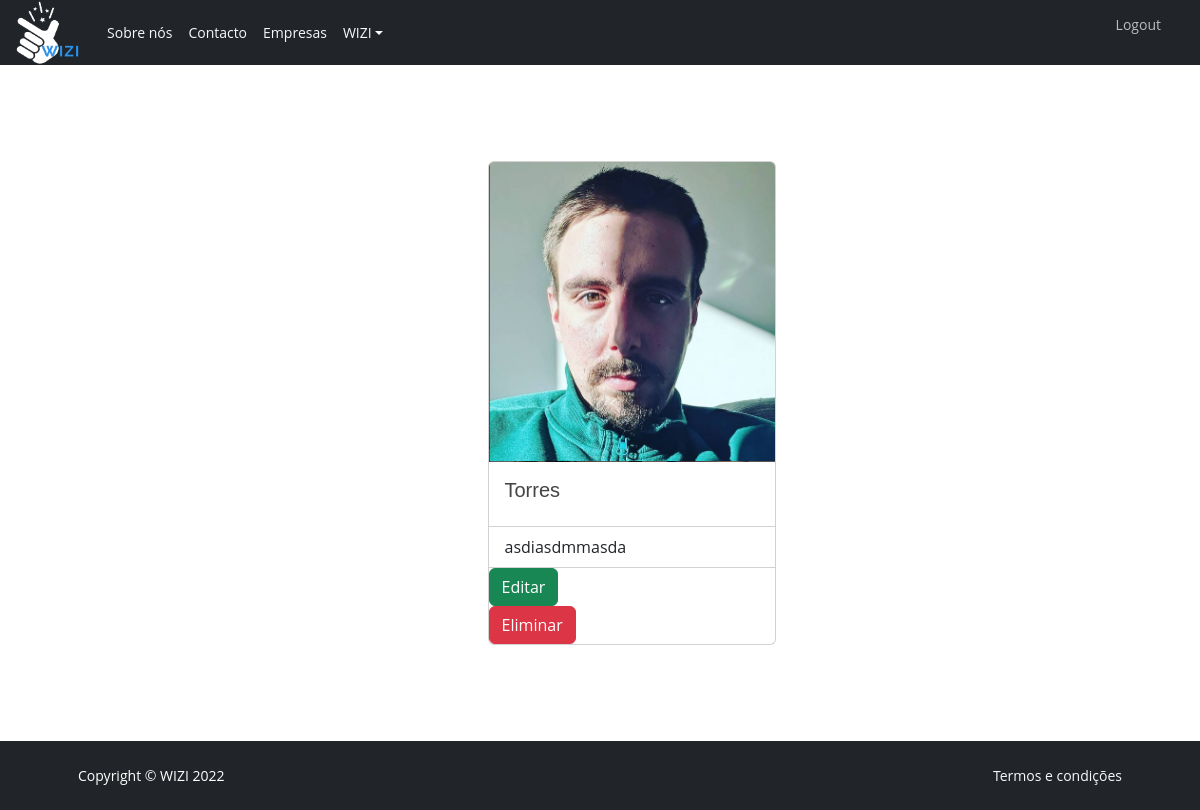
Screenshot of /companies/ (signed in) with the database file from the repository.
### src/models.py (models this page shows, shortened)
class Company(models.Model):
    user = models.OneToOneField(User, on_delete=models.CASCADE)
    company = models.CharField(max_length=30, blank=True, null=True, unique=True)
    created = models.DateTimeField(auto_now_add=True)
    about = models.TextField(max_length=800, blank=True, null=True)
    phone = models.IntegerField(blank=True, null=True)
    address = models.CharField(max_length=100)
    email = models.EmailField(blank=True, null=True)
    slug = models.SlugField(null=False)
    logo = models.ImageField(default="default.png")
    welcome = models.CharField(blank=True, null=True, default="Welcome", max_length=200)

### src/views.py (the view)
# urls.py: path('companies/', listing_companies),
@login_required
def listing_companies(request):
    companies = Company.objects.filter(user=request.user)
    context = {
        "companies": companies,
    }
    return render (request, "list_companies.html", context)

### templates/list_companies.html (shortened to what this page needs)
{% extends 'base.html' %}
{% load static %}
{% block content %}
<section class="py-5">
  <div class="container px-4 px-lg-5 mt-5">
      <div class="row gx-4 gx-lg-5 row-cols-2 row-cols-md-3 row-cols-xl-4 justify-content-center">
        {% for company in companies %}
          <div class="col mb-5">
            <div class="card" style="width: 18rem;">
              <img src="{{ company.logo.url }}"" class="card-img-top" alt="Image" style="height:300px" />
              <div class="card-body">
                <h5 class="card-title"> {{ company.company }} </h5>
              </div>
              <ul class="list-group list-group-flush">
                <li class="list-group-item">{{ company.address }}</li>
              </ul>
              <a href="/companies/{{ company.id }}/update/"><button type="submit" class="btn btn-success">Editar</button></a>
              <a href="/companies/{{ company.id }}/delete/"><button type="submit" class="btn btn-danger">Eliminar</button></a>
            </div>
          </div>
        {% endfor %}
        </div>
      </div>
</section>
</body>
</html>
{% endblock content %}

### static/assets/css/style.css (style rules this page uses)
body { font-family: "Open Sans", sans-serif; color: #444444; }
a { text-decoration: none; color: #0880e8; }
h1, h2, h3, h4, h5, h6 { font-family: "Raleway", sans-serif; }
section { padding: 60px 0; overflow: hidden; }

### rows the page displays
Company: logo (picture), company "Torres", address "asdiasdmmasda"
